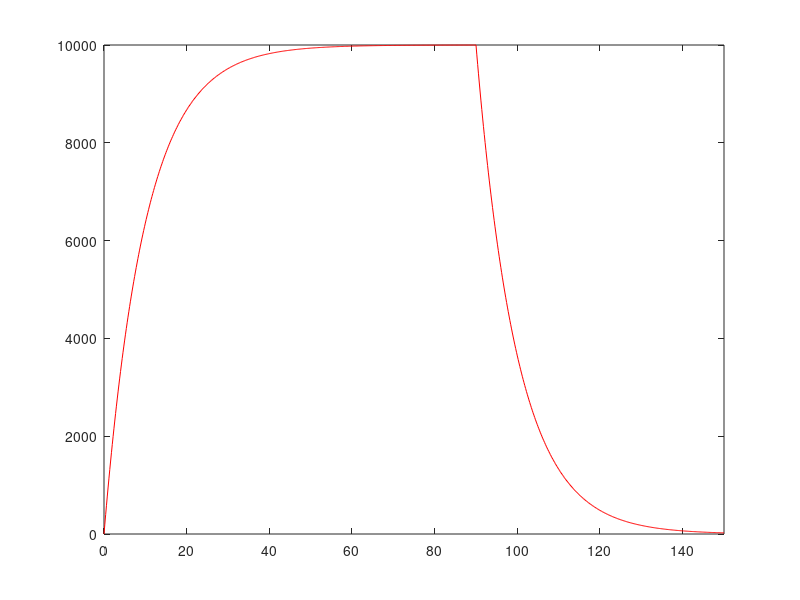

Reproduce this figure in MATLAB.
% the following code models a passive neuronal membrance
% as RC-circuit.
% Note: in a membrane model, the resistor and capacitor are
% in parallel.

% this code demonstrates how a membrance responds to a constant
% current input that is turned on for a fixed time interval
% and then turned off. 

% Charging and discharging curves for passive membrane patch
% R Rao 2007 

clear
% input current
I = 10 % nA

% capacitance and leak resistance

C = 0.1/10 % nF
R = 100*10 % M ohms
tau = R*C % = 0.1*100 nF-Mohms = 100*100 pF Mohms = 10 ms
disp('(Theoretical)')

% membrane potential equation dV/dt = - V/RC + I/C

tstop = 150; % ms

V_inf = I*R; % peak V (in mV)
tau = 0; % experimental (ms)

h = 0.2; % ms (step size)

V = 0; % mV
V_trace = [V]; % mV

for t = h:h:tstop

   % Euler method: V(t+h) = V(t) + h*dV/dt
   V = V +h*(- (V/(R*C)) + (I/C));

   % Verify membrane time constant
   if (~tau && (V > 0.6321*V_inf))
     tau = t
     disp('(Experimental)')
   end
   
   % Stop current injection 
   if (t >= 0.6*tstop)
     I = 0;
   end

   V_trace = [V_trace V];
   if ~rem(t,10)
    plot(0:h:t,V_trace,'r')
     axis([0 tstop 0 V_inf])
    drawnow
   end

end 
